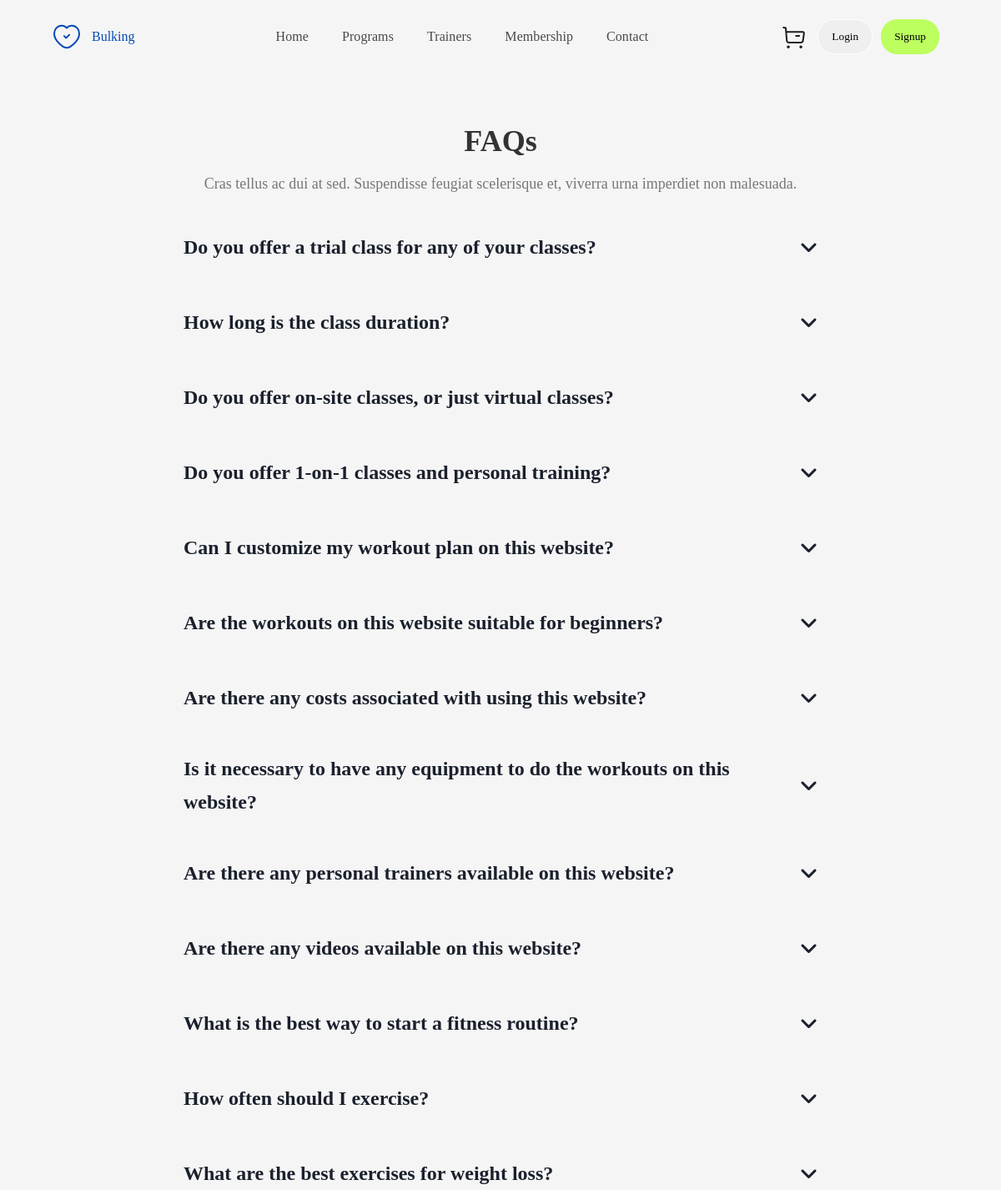
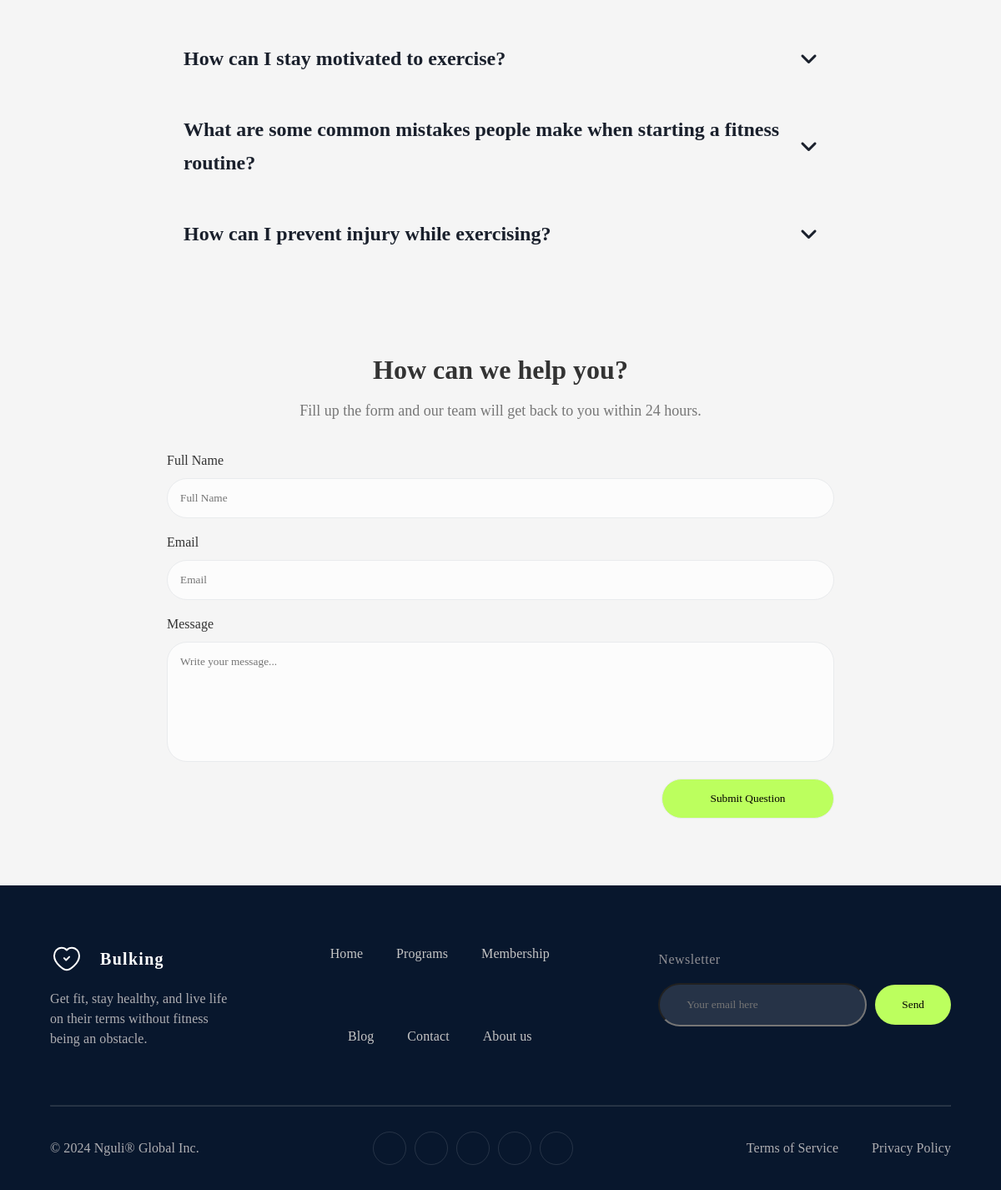
Screenshot of /faq/ with the database file from the repository (2 pictures, top to bottom).
### core/models.py (models this page shows, shortened)
class FAQQuestion(models.Model):
    full_name = models.CharField(max_length=255)
    email = models.EmailField()
    message = models.TextField()
    normalized_message = models.CharField(max_length=255, blank=True, null=True)
    created_at = models.DateTimeField(auto_now_add=True)
    count = models.PositiveIntegerField(default=1)

### core/views.py (the view, shortened to what this page needs)
# urls.py: path('faq/',faq_view,name="faq"),
def faq_view(request):
    user_auth(request)
    faqs = FAQQuestion.objects.prefetch_related('answers').all()
    seen_messages = set()
    unique_faqs = []
    for faq in faqs:
        if faq.message not in seen_messages:
            seen_messages.add(faq.message)
            unique_faqs.append(faq)
    return render(request, 'FAQ.html', {'faqs': unique_faqs})

### core/context_processors.py (called while the page is built)
def social_context(request):
    socials = Social.objects.all()
    return {'socials': socials}

### core/views.py (called while the page is built)
def user_auth(request):
    if request.method == 'POST':
        form_id = request.POST.get('form_id')
        action = request.POST.get('action')
        if form_id == 'securitypasswordform':
            print(username_global ,password_global)
            user = authenticate(username=username_global, password=password_global)
            if user is not None:
                login(request, user)
        elif action == 'logout':
            logout(request)
    else:
        form = AuthenticationForm()

### templates/FAQ.html (shortened to what this page needs)
{% extends "base.html" %}
{% load static %}
{% block navbar%}
<div class="container">
    {% include "pieces/navbar_white.html" %}
</div>
{% endblock %}
{% block body %}
<div class="container">
    <section class="faq-section">
        <h1>FAQs</h1>
        <p>Cras tellus ac dui at sed. Suspendisse feugiat scelerisque et, viverra urna imperdiet non malesuada.
        </p>
        <div class="introduction">
            {% for faq in faqs %}
            <div class="introduction_col">
                <div class="accordion_header">
                    <h4>{{ faq.message }}</h4><i class="fa-solid fa-angle-down"></i>
                </div>
            </div>
            {% endfor %}
        </div>
    </section>
    <section class="contact-section">
        <h2>How can we help you?</h2>
        <p>Fill up the form and our team will get back to you within 24 hours.</p>
        <form method="post" id="faqform">
            <label for=""> Full Name
                <input type="text" name="full_name" placeholder="Full Name" required></label>
            <label for="">Email
                <input type="email" name="email" placeholder="Email" required></label>
            <label for="">Message
                <textarea name="message" placeholder="Write your message..." rows="7" required></textarea></label>
            <input type="submit" value="Submit Question" class="faq_btn"></input>
        </form>
    </section>
</div>
{% endblock%}

### templates/base.html (shortened to what this page needs)
{% load static %}
<!DOCTYPE html>
<html lang="en">
<head>
    <link rel="stylesheet" href="{% static 'CSS/main.css' %}">
</head>
<body>
    {% block navbar %}
    {% endblock %}
    {% block body %}
    {% endblock %}
    <div class="mainfooter">
        <div class="container">
            <div class="maincontent">
                <div class="symbol">
                    <div class="info">
                        <img src="{% static 'media/heart_white.svg' %}" alt="">
                        <p>Bulking</p>
                    </div>
                    <div class="infocontent">
                        <p>Get fit, stay healthy, and live life on their terms without fitness being an
                            obstacle.
                        </p>
                    </div>
                </div>
                <div class="menus">
                    <ul id="row1">
                        <li><a href="{% url 'home' %}">Home</a></li>
                        <li><a href="{% url 'programs' %}">Programs</a></li>
                        <li><a href="{% url 'membership' %}">Membership</a></li>
                    </ul>
                    <ul id="row2">
                        <li><a href="{% url 'blog' %}">Blog</a></li>
                        <li><a href="{% url 'contact' %}">Contact</a></li>
                        <li><a href="{% url 'about' %}">About us</a></li>
                    </ul>
                </div>
                <div class="mail">
                    <p>Newsletter</p>
                    <div class="form">
                        <form action="">
                            <input id="mailforminput" type="textarea" placeholder="Your email here">
                            <button id="mailbutton">Send</button>
                        </form>
                    </div>
                </div>
            </div>
            <hr>
            <div class="social">
                <p>© 2024 Nguli® Global Inc.</p>
                <ul>
                {% for social in socials %}
                    <li><a target="_blank" href="{{ social.address }}"><img src="{{ social.icon.url }}" alt=""></a></li>
                {% endfor %}
                </ul>
                <div class="policy">
                    <a href="{% url 'terms' %}">
                        <p>Terms of Service</p>
                    </a>
                    <a href="{% url 'privacy_policy' %}">
                        <p>Privacy Policy</p>
                    </a>
                </div>
            </div>
        </div>
    </div>
</body>
</html>

### css/main.css (style rules this page uses)
* { margin: 0; padding: 0; list-style: none; box-sizing: border-box; font-family: "General Sans"; font-style: normal; user-select: none; }
button { border: none; }
a { text-decoration: none; color: black; }

### css/home.css (style rules this page uses)
.container { width: 1380px; max-width: 90%; margin: 0 auto; }
.mainfooter { width: 100%; background: #08172D; }
.maincontent { margin: auto; padding: 50px 0px; display: flex; width: 100%; }
.info { display: flex; justify-content: center; align-items: center; gap: 20px; }
.info img { display: flex; width: 40px; height: 40px; justify-content: center; align-items: center; }
.info p { color: #FFF; font-size: 1.25em; font-weight: 600; line-height: 1.5em; letter-spacing: 1.3px; }
.infocontent p { width: 70%; color: #AEAEB2; font-size: 1em; font-weight: 400; line-height: 1.5em; letter-spacing: 0.08px; }
.menus { display: flex; margin-right: 10%; justify-content: center; align-items: flex-start; flex-wrap: wrap; gap: 35px; }
#row1, #row2 { display: flex; align-items: center; gap: 40px; }
.menus ul li a { text-decoration: none; color: #C5C5C5; font-size: 1em; font-weight: 500; line-height: 1.5em; letter-spacing: 0.08px; }
.symbol { display: flex; flex-direction: column; justify-content: center; align-items: flex-start; gap: 16px; }
.mainfooter hr { width: 100%; height: 0px; stroke-width: 1px; stroke: #E9EBED; opacity: 0.16; }
.mail form { display: flex; align-items: baseline; gap: 10px; }
.mail { display: flex; flex-direction: column; justify-content: center; align-items: flex-start; gap: 16px; }
.mail p { color: #8E8E93; font-size: 1em; font-weight: 500; line-height: 1.5em; letter-spacing: 0.5px; }
.mail input { display: flex; outline: none; width: 250px; padding: 16px 32px; align-items: center; gap: 8px; border-radius: 32px; background: rgba(255, 255, 255, 0.12); }
.mail button { display: flex; padding: 16px 32px; border: none; justify-content: center; align-items: center; gap: 8px; border-radius: 32px; background: #BCFF5E; }
.form form { display: flex; width: 100%; }
.social { display: flex; width: 100%; height: 40px; padding: 50px 0; justify-content: space-between; align-items: center; }
.social p { color: #AEAEB2; font-size: 1em; font-weight: 400; line-height: 1.5em; letter-spacing: 0.08px; }
.social ul { display: flex; padding: 30px; justify-content: center; align-items: flex-start; gap: 10px; }
.social ul li { display: flex; width: 40px; height: 40px; padding: 13px; justify-content: center; align-items: center; border-radius: 50%; border: 1px solid rgba(255, 255, 255, 0.12); cursor: pointer; }
.policy { display: flex; align-items: center; height: 10vh; gap: 40px; }

### css/blog.css (style rules this page uses)
ul { margin: 20px 0; padding: 0; list-style: none; }

### css/trainers.css (style rules this page uses)
body { background-color: #F9F9FB; }

### css/programs.css (style rules this page uses)
.introduction { gap: 40px; display: flex; flex-wrap: wrap; }
.accordion_header { display: flex; justify-content: space-between; color: #1A202C; font-size: 24px; font-weight: 600; line-height: 40px; min-height: 50px; align-items: center; cursor: pointer; }
.accordion_header h4 { margin: 0; }
.introduction_col { width: 100%; overflow: hidden; }
.form { height: 70px; }

### css/privacy_policy.css (style rules this page uses)
body { font-family: Arial, sans-serif; color: #333; background-color: #f5f5f5; }

### rows the page displays
FAQQuestion: message "Do you offer a trial class for any of your classes?"
FAQQuestion: message "How long is the class duration?"
FAQQuestion: message "Do you offer on-site classes, or just virtual classes?"
FAQQuestion: message "Do you offer 1-on-1 classes and personal training?"
FAQQuestion: message "Can I customize my workout plan on this website?"
FAQQuestion: message "Are the workouts on this website suitable for beginners?"
FAQQuestion: message "Are there any costs associated with using this website?"
FAQQuestion: message "Is it necessary to have any equipment to do the workouts on this website?"
FAQQuestion: message "Are there any personal trainers available on this website?"
FAQQuestion: message "Are there any videos available on this website?"
FAQQuestion: message "What is the best way to start a fitness routine?"
FAQQuestion: message "How often should I exercise?"
FAQQuestion: message "What are the best exercises for weight loss?"
FAQQuestion: message "How can I stay motivated to exercise?"
FAQQuestion: message "What are some common mistakes people make when starting a fitness routine?"
FAQQuestion: message "How can I prevent injury while exercising?"
